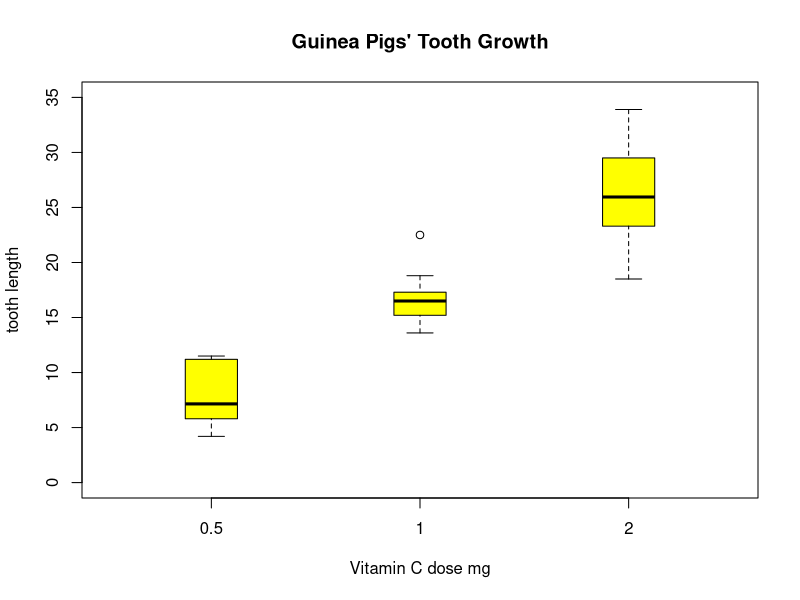

Write the R code that produced this figure.
## ---- chunk 1
str(1:12)
str( lsfit(1:9, 1:9))
str( lsfit(1:9, 1:9), max.level = 1)
str( lsfit(1:9, 1:9), width = 60, strict.width = "cut")
str( lsfit(1:9, 1:9), width = 60, strict.width = "wrap")
op <- options(); str(op) 
## S4 classes :
require(stats4)
x <- 0:10; y <- c(26, 17, 13, 12, 20, 5, 9, 8, 5, 4, 8)
ll <- function(ymax = 15, xh = 6)
      -sum(dpois(y, lambda=ymax/(1+x/xh), log=TRUE))
fit <- mle(ll)
str(fit)
## ---- chunk 2
1:10 %in% c(1,3,5,9)
sstr <- c("c","ab","B","bba","c",NA,"@","bla","a","Ba","%")
sstr[sstr %in% c(letters, LETTERS)]

"%w/o%" <- function(x, y) x[!x %in% y] #--  x without y
(1:10) %w/o% c(3,7,12)
## ---- chunk 3
match(c('a', 'z', 'b'), letters, nomatch = 0)
## ---- chunk 4
a <- b <- c <- 6
aa <- 0
bb <- 5
tmp <- function(){
  aa <- 1;
  bb <<- 2;
}

tmp()
print(aa)
print(bb)
## ---- chunk 5
x <- 1:12
m <- matrix(1:6, nrow = 2, dimnames = list(c("a", "b"), LETTERS[1:3]))
li <- list(pi = pi, e = exp(1))
x[10]                 # the tenth element of x
x <- x[-1]            # delete the 1st element of x
m[1,]                 # the first row of matrix m
m[1, , drop = FALSE]  # is a 1-row matrix
m[,c(TRUE,FALSE,TRUE)]# logical indexing
m[cbind(c(1,2,1),3:1)]# matrix numeric index
ci <- cbind(c("a", "b", "a"), c("A", "C", "B"))
m[ci]                 # matrix character index
m <- m[,-1]           # delete the first column of m
li[[1]]               # the first element of list li
y <- list(1, 2, a = 4, 5)
y[c(3, 4)]            # a list containing elements 3 and 4 of y
y$a                   # the element of y named a

## non-integer indices are truncated:
(i <- 3.999999999) # "4" is printed
(1:5)[i]  # 3

## named atomic vectors, compare "[" and "[[" :
nx <- c(Abc = 123, pi = pi)
nx[1] ; nx["pi"] # keeps names, whereas "[[" does not:
nx[[1]] ; nx[["pi"]]

## recursive indexing into lists
z <- list(a = list(b = 9, c = "hello"), d = 1:5)
unlist(z)
z[[c(1, 2)]]
z[[c(1, 2, 1)]]  # both "hello"
z[[c("a", "b")]] <- "new"
unlist(z)
## ---- chunk 6
head(letters)
head(letters, n = -6L)
tail(letters, n = -3)
## ---- chunk 7
library(dplyr)
subset(airquality, Temp > 80, select = c(Ozone, Temp)) %>% head()
subset(airquality, Day == 1, select = -Temp) %>% head()
subset(airquality, select = Ozone:Wind) %>% head()

#subset 也可以是逻辑值(T or F),对需要的行进行筛选
nm <- rownames(state.x77)
subset(state.x77, grepl("^M", nm), Illiteracy:Murder)
## ---- chunk 8
aq <- within(airquality, {     # Notice that multiple vars can be changed
    lOzone <- log(Ozone)
    Month <- factor(month.abb[Month])
    cTemp <- round((Temp - 32) * 5/9, 1) # From Fahrenheit to Celsius
    rm(Day, Temp)
})
head(aq)
head(airquality)
head(transform(airquality, Ozone = -Ozone))
######
with(subset(ToothGrowth, supp == "VC"),
     boxplot(len ~ dose, boxwex = 0.25, at = 1:3 - 0.2,
             col = "yellow", main = "Guinea Pigs' Tooth Growth",
             xlab = "Vitamin C dose mg",
             ylab = "tooth length", ylim = c(0, 35)))
## ---- chunk 9
for(i in 1:6) { #-- Create objects  'r.1', 'r.2', ... 'r.6' --
    nam <- paste("r", i, sep = ".")
    assign(nam, 1:i) # r.1 到 r.6都被赋值
}
ls(pattern = "^r..$") # 正则表达式

a <- 1:4
assign("a[1]", 2)  #为'a[1]'赋值为2,但是实际a[1]为1,需要通过get获得
a[1] == 2          # FALSE
get("a[1]") == 2   # TRUE
## ---- chunk 10
test <- function(x){
  e1 <<- environment() # 获得当前变量
  a <- 5 # 此处亦可以 assign('a',5) 对当前环境下变量进行赋值,a必须加引号
  b <- a+x
  print(b)
}
test(2) # 执行函数
ls() # 全局环境中的变量
ls(envir = e1) # e2环境中的变量
get('a', envir = e1) # 必须将变量用引号引起

## ---- chunk 11
all.equal(pi, 355/113) 
# not precise enough (default tol) > relative error

d45 <- pi*(1/4 + 1:10)
stopifnot(
all.equal(tan(d45), rep(1, 10)))  # 误差允许范围内,认为是正确的
all      (tan(d45) == rep(1, 10)) # 错误,因为二者并非完全相等

all.equal(tan(d45), rep(1, 10), tolerance = 0)  # 将 容差设置为0,则为错

## ---- chunk 12
any(c(1==1, 2==3))  # T
all(c(1==1, 2==2, 2==3))  # F
